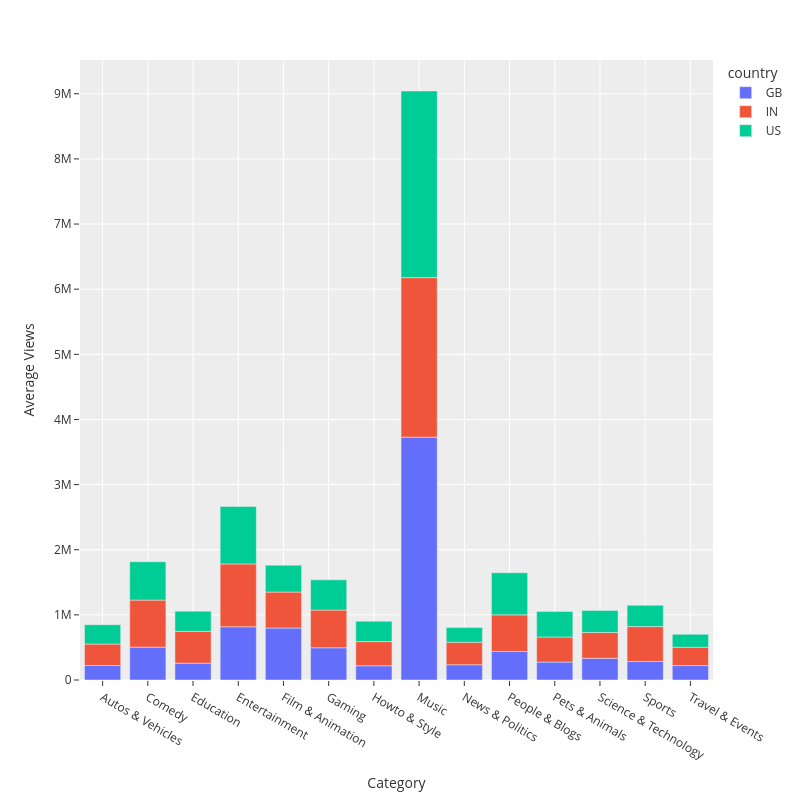

Write notebook code for a chart like this one.
### Markdown cell above
**Interpretation:**
- This plot shows the relationship between views and likes across different categories.
- Generally, videos with more views tend to receive more likes, although the strength of
this relationship varies by category.
- The scatter plot is appropriate here because both
variables are numeric, and it clearly illustrates their correlation.

### Code cell
#Interactive chart based on bar chart  on average views per category across countries
avg_views_per_category=combined_df.groupby(['category_name','country'])['views'].mean().reset_index()

fig2=px.bar(avg_views_per_category,x='category_name',y='views',color='country')
fig2.update_layout(
    title_font_size=20,
    xaxis_title='Category',
    yaxis_title='Average Views',
    template='ggplot2',
    height=800,
    width=800
)
fig2.show()

### Figure 1 — Plotly figure (JSON) as saved in the notebook; plotly's stock layout.template omitted (floating-point values rounded to 4 significant figures)
{"data": [{"hovertemplate": "country=GB<br>category_name=%{x}<br>views=%{y}<extra></extra>", "legendgroup": "GB", "marker": {"color": "#636efa", "pattern": {"shape": ""}}, "name": "GB", "orientation": "v", "showlegend": true, "textposition": "auto", "type": "bar", "x": ["Autos & Vehicles", "Comedy", "Education", "Entertainment", "Film & Animation", "Gaming", "Howto & Style", "Music", "News & Politics", "People & Blogs", "Pets & Animals", "Science & Technology", "Sports", "Travel & Events"], "xaxis": "x", "y": [222300.0, 504600.0, 257600.0, 817500.0, 798000.0, 495400.0, 218300.0, 3729000.0, 234000.0, 438200.0, 275100.0, 332900.0, 284500.0, 221500.0], "yaxis": "y"}, {"hovertemplate": "country=IN<br>category_name=%{x}<br>views=%{y}<extra></extra>", "legendgroup": "IN", "marker": {"color": "#EF553B", "pattern": {"shape": ""}}, "name": "IN", "orientation": "v", "showlegend": true, "textposition": "auto", "type": "bar", "x": ["Autos & Vehicles", "Comedy", "Education", "Entertainment", "Film & Animation", "Gaming", "Howto & Style", "Music", "News & Politics", "People & Blogs", "Pets & Animals", "Science & Technology", "Sports", "Travel & Events"], "xaxis": "x", "y": [329000.0, 722100.0, 489300.0, 965000.0, 551900.0, 578500.0, 371400.0, 2449000.0, 345900.0, 561900.0, 385000.0, 395400.0, 535200.0, 281000.0], "yaxis": "y"}, {"hovertemplate": "country=US<br>category_name=%{x}<br>views=%{y}<extra></extra>", "legendgroup": "US", "marker": {"color": "#00cc96", "pattern": {"shape": ""}}, "name": "US", "orientation": "v", "showlegend": true, "textposition": "auto", "type": "bar", "x": ["Autos & Vehicles", "Comedy", "Education", "Entertainment", "Film & Animation", "Gaming", "Howto & Style", "Music", "News & Politics", "People & Blogs", "Pets & Animals", "Science & Technology", "Sports", "Travel & Events"], "xaxis": "x", "y": [297100.0, 587600.0, 310400.0, 880400.0, 411700.0, 464000.0, 313300.0, 2865000.0, 225100.0, 646000.0, 390600.0, 337800.0, 326300.0, 198900.0], "yaxis": "y"}], "layout": {"barmode": "relative", "height": 800, "legend": {"title": {"text": "country"}, "tracegroupgap": 0}, "margin": {"t": 60}, "title": {"font": {"size": 20}}, "width": 800, "xaxis": {"anchor": "y", "domain": [0, 1], "title": {"text": "Category"}}, "yaxis": {"anchor": "x", "domain": [0, 1], "title": {"text": "Average Views"}}}}
